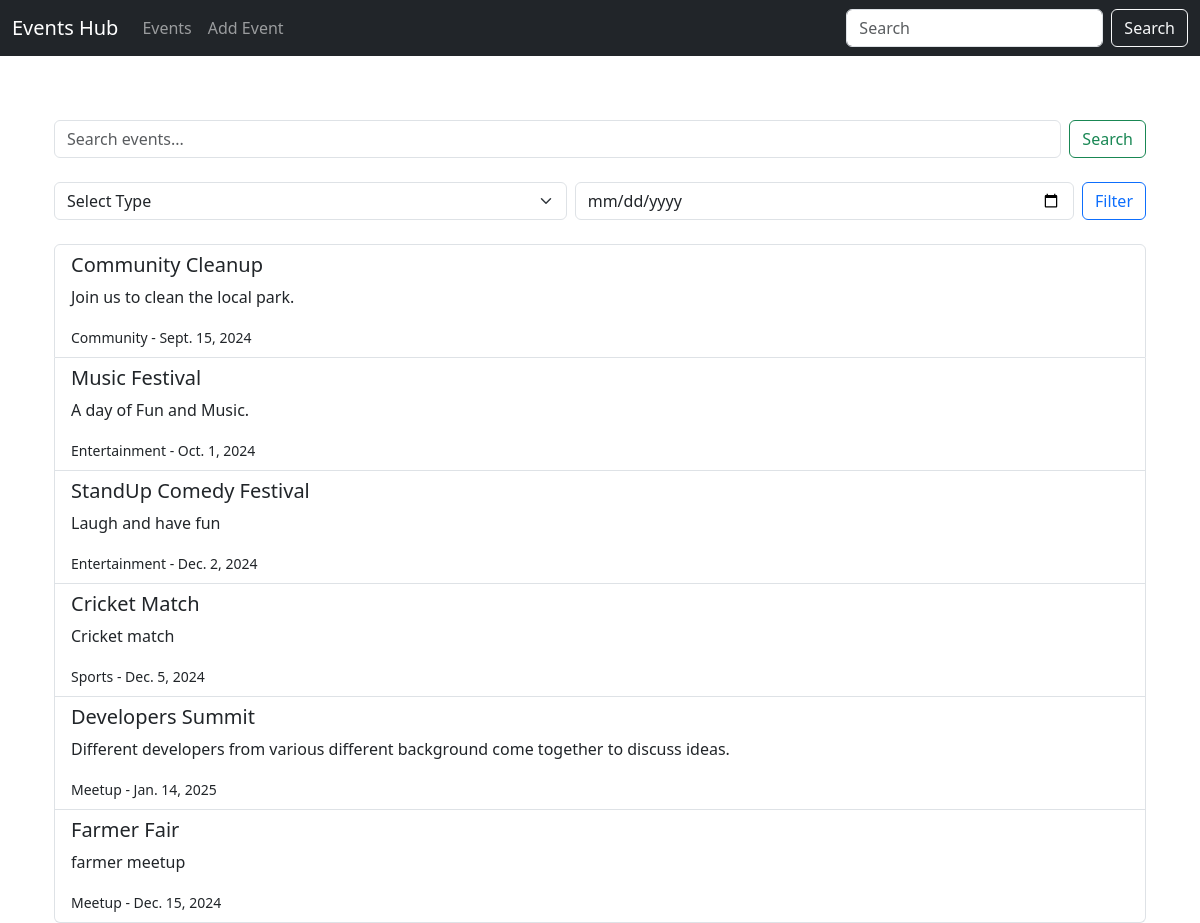
Screenshot of /events/ with the database file from the repository.
### events/models.py (models this page shows, shortened)
class Event(models.Model):
    title = models.CharField(max_length=200)
    description = models.TextField()
    event_type = models.CharField(max_length=100)
    date = models.DateField()

### events/views.py (the view)
# urls.py: path('events/', views.event_listings, name='event_listings'),  # Ensure this is correct
def event_listings(request):
    events = Event.objects.all()
    event_type = request.GET.get('event_type')
    date = request.GET.get('date')
    if event_type:
        events = events.filter(event_type=event_type)
    if date:
        events = events.filter(date=date)
    query = request.GET.get('q')
    if query:
        events = events.filter(title__icontains=query)
    return render(request, 'events/event_listings.html', {'events': events})

### templates/events/event_listings.html (shortened to what this page needs)
{% extends "layout.html" %}
{% block content %}
<div class="container mt-5">
    <form method="GET" class="d-flex mb-4">
        <input type="search" name="q" class="form-control me-2" placeholder="Search events...">
        <button class="btn btn-outline-success" type="submit">Search</button>
    </form>
    <form method="GET" class="d-flex mb-4">
        <select name="event_type" class="form-select me-2">
            <option value="">Select Type</option>
        </select>
        <input type="date" name="date" class="form-control me-2">
        <button class="btn btn-outline-primary" type="submit">Filter</button>
    </form>
    <ul class="list-group">
        {% for event in events %}
        <li class="list-group-item">
            <h5>{{ event.title }}</h5>
            <p>{{ event.description }}</p>
            <small>{{ event.event_type }} - {{ event.date }}</small>
        </li>
        {% empty %}
        <li class="list-group-item">No events found.</li>
        {% endfor %}
    </ul>
</div>
{% endblock %}

### templates/layout.html (shortened to what this page needs)
<!DOCTYPE html>
<html lang="en">
<head>
    <link href="https://cdn.jsdelivr.net/npm/bootstrap@5.3.0/dist/css/bootstrap.min.css" rel="stylesheet">
</head>
<body>
    <nav class="navbar navbar-expand-lg navbar-dark bg-dark fixed-top">
        <div class="container-fluid">
            <a class="navbar-brand" href="{% url 'landing_page' %}">Events Hub</a>
            <div class="collapse navbar-collapse" id="navbarNav">
                <ul class="navbar-nav me-auto mb-2 mb-lg-0">
                    <li class="nav-item">
                        <a class="nav-link" href="{% url 'event_listings' %}">Events</a>
                    </li>
                    <li class="nav-item">
                        <a class="nav-link" href="{% url 'add_event' %}">Add Event</a>
                    </li>
                </ul>
                <form class="d-flex" role="search" method="get" action="{% url 'event_listings' %}">
                    <input class="form-control me-2" type="search" placeholder="Search" aria-label="Search" name="q">
                    <button class="btn btn-outline-light" type="submit">Search</button>
                </form>
            </div>
        </div>
    </nav>
    <div class="container mt-5 pt-4">
        {% block content %}
        {% endblock %}
    </div>
</body>
</html>

### rows the page displays
Event: title "Community Cleanup", description "Join us to clean the local park.", event_type "Community", date "Sept. 15, 2024"
Event: title "Music Festival", description "A day of Fun and Music.", event_type "Entertainment", date "Oct. 1, 2024"
Event: title "StandUp Comedy Festival", description "Laugh and have fun", event_type "Entertainment", date "Dec. 2, 2024"
Event: title "Cricket Match", description "Cricket match", event_type "Sports", date "Dec. 5, 2024"
Event: title "Developers Summit", description "Different developers from various different background come together to discuss ideas.", event_type "Meetup", date "Jan. 14, 2025"
Event: title "Farmer Fair", description "farmer meetup", event_type "Meetup", date "Dec. 15, 2024"
